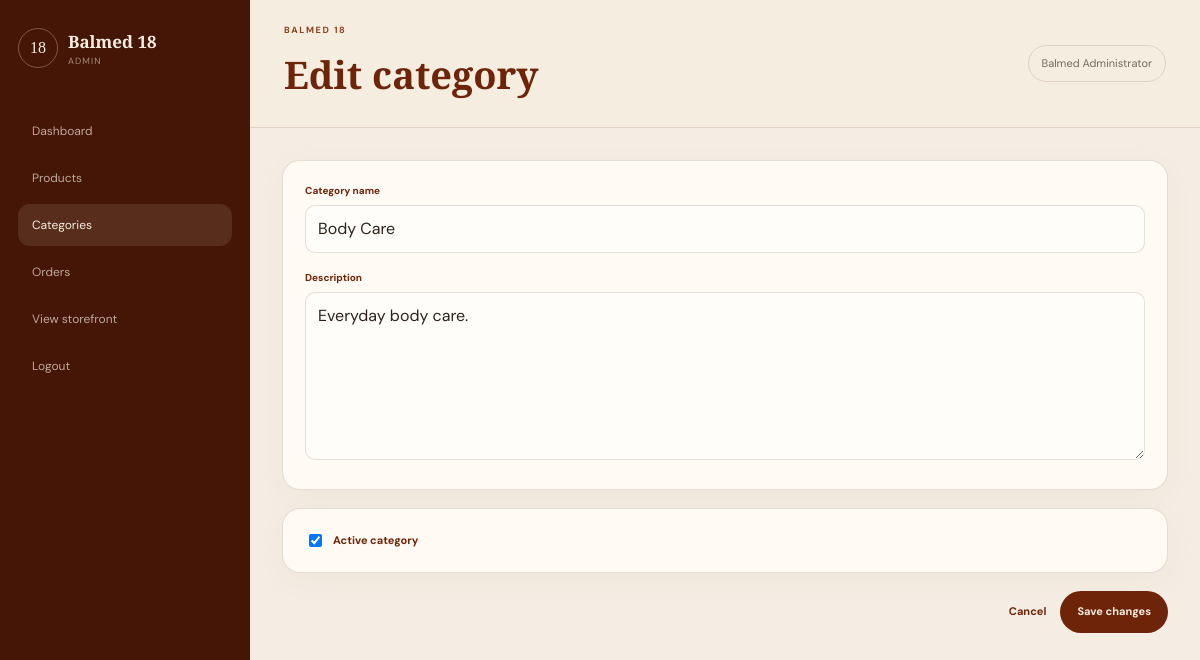
Page /admin/categories/edit.php?id=1 (signed in) on the committed database.
### tables this page shows
CREATE TABLE IF NOT EXISTS categories (
    id INT UNSIGNED AUTO_INCREMENT PRIMARY KEY,
    name VARCHAR(120) NOT NULL,
    slug VARCHAR(150) NOT NULL UNIQUE,
    description TEXT NULL,
    image VARCHAR(255) NULL,
    is_active TINYINT(1) NOT NULL DEFAULT 1,
    created_at TIMESTAMP DEFAULT CURRENT_TIMESTAMP,
    updated_at TIMESTAMP DEFAULT CURRENT_TIMESTAMP ON UPDATE CURRENT_TIMESTAMP
);

### config/database.php (called while the page is built, shortened)
<?php
function db(): PDO
{
    $dsn = 'mysql:host=' . DB_HOST . ';dbname=' . DB_NAME . ';charset=utf8mb4';
    $pdo = new PDO($dsn, DB_USER, DB_PASS, [
        PDO::ATTR_ERRMODE => PDO::ERRMODE_EXCEPTION,
        PDO::ATTR_DEFAULT_FETCH_MODE => PDO::FETCH_ASSOC,
        PDO::ATTR_EMULATE_PREPARES => false,
    ]);
    return $pdo;
}

### includes/functions.php (called while the page is built, shortened)
<?php
require_once __DIR__ . '/../config/database.php';
function e(?string $value): string
{
    return htmlspecialchars((string) $value, ENT_QUOTES, 'UTF-8');
}
function url(string $path = ''): string
{
    return BASE_URL . '/' . ltrim($path, '/');
}
function old(string $key, string $default = ''): string
{
    return e($_POST[$key] ?? $default);
}

### admin/categories/edit.php (the view, shortened to what this page needs)
<?php
require_once __DIR__ . '/../../includes/functions.php';
$id = isset($_GET['id']) ? (int) $_GET['id'] : 0;
$stmt = db()->prepare('SELECT * FROM categories WHERE id = ?');
$stmt->execute([$id]);
$category = $stmt->fetch();
require __DIR__ . '/../../includes/admin_header.php';
?>
<form method="post" class="admin-form">
    <div class="panel">
        <div class="form-grid">
            <div class="form-field full">
                <label for="name">Category name</label>
                <input id="name" name="name" required value="<?= old('name', $category['name']) ?>">
            </div>
            <div class="form-field full">
                <label for="description">Description</label>
                <textarea id="description" name="description" rows="6"><?= old('description', $category['description'] ?? '') ?></textarea>
            </div>
        </div>
    </div>
    <div class="panel">
        <label class="check-single">
            <input
                type="checkbox"
                name="is_active"
                value="1"
                <?= (int) ($_POST['is_active'] ?? $category['is_active']) === 1 ? 'checked' : '' ?>
            >
            Active category
        </label>
    </div>
    <div class="form-actions">
        <a class="admin-link" href="<?= url('admin/categories/index.php') ?>">Cancel</a>
        <button class="admin-btn" type="submit">Save changes</button>
    </div>
</form>
<?php require __DIR__ . '/../../includes/admin_footer.php'; ?>

### assets/css/admin.css (style rules this page uses)
:root { --cream: #f7eee2; --beige: #eadcc9; --brown: #6e2408; --brown-dark: #451606; --ink: #2e211c; --muted: #776a61; --white: #fffaf3; --green: #58704a; --line: rgba(69, 22, 6, .13); --danger: #9a3b29; --shadow: 0 20px 55px rgba(69, 22, 6, .10); --serif: 'Playfair Display', Georgia, serif; --sans: 'DM Sans', Arial, sans-serif; }
* { box-sizing: border-box; }
body { margin: 0; background: #f5ede3; color: var(--ink); font-family: var(--sans); line-height: 1.5; }
a { color: inherit; text-decoration: none; }
button, input, textarea, select { font: inherit; }
.admin-body { min-height: 100vh; display: grid; grid-template-columns: 250px 1fr; }
.panel { padding: 22px; border: 1px solid var(--line); border-radius: 18px; background: var(--white); box-shadow: 0 8px 30px rgba(69,22,6,.04); }
.admin-link { color: var(--brown); font-size: 11px; font-weight: 700; }
.admin-btn { min-height: 42px; display: inline-flex; align-items: center; justify-content: center; padding: 0 17px; border: 0; border-radius: 999px; background: var(--brown); color: var(--cream); font-size: 11px; font-weight: 700; }
.admin-form { display: grid; gap: 18px; }
.form-grid { display: grid; grid-template-columns: repeat(2, minmax(0,1fr)); gap: 17px; }
.form-field.full { grid-column: 1 / -1; }
.form-field label { display: block; margin-bottom: 7px; color: var(--brown); font-size: 10px; font-weight: 700; }
.form-field input, .form-field textarea, .form-field select { width: 100%; border: 1px solid var(--line); border-radius: 10px; outline: 0; background: #fffdf9; padding: 11px 12px; color: var(--ink); }
.form-field textarea { resize: vertical; }
.checkbox-row label, .check-single { display: flex; align-items: center; gap: 8px; color: var(--brown); font-size: 11px; font-weight: 700; }
.form-actions { display: flex; justify-content: flex-end; align-items: center; gap: 14px; }

### rows in the picture
categories: name "Body Care", description "Everyday body care.", is_active "☑"

### other values in the picture
$pageTitle "Edit category"
$_SESSION['admin_name'] "Balmed Administrator"
